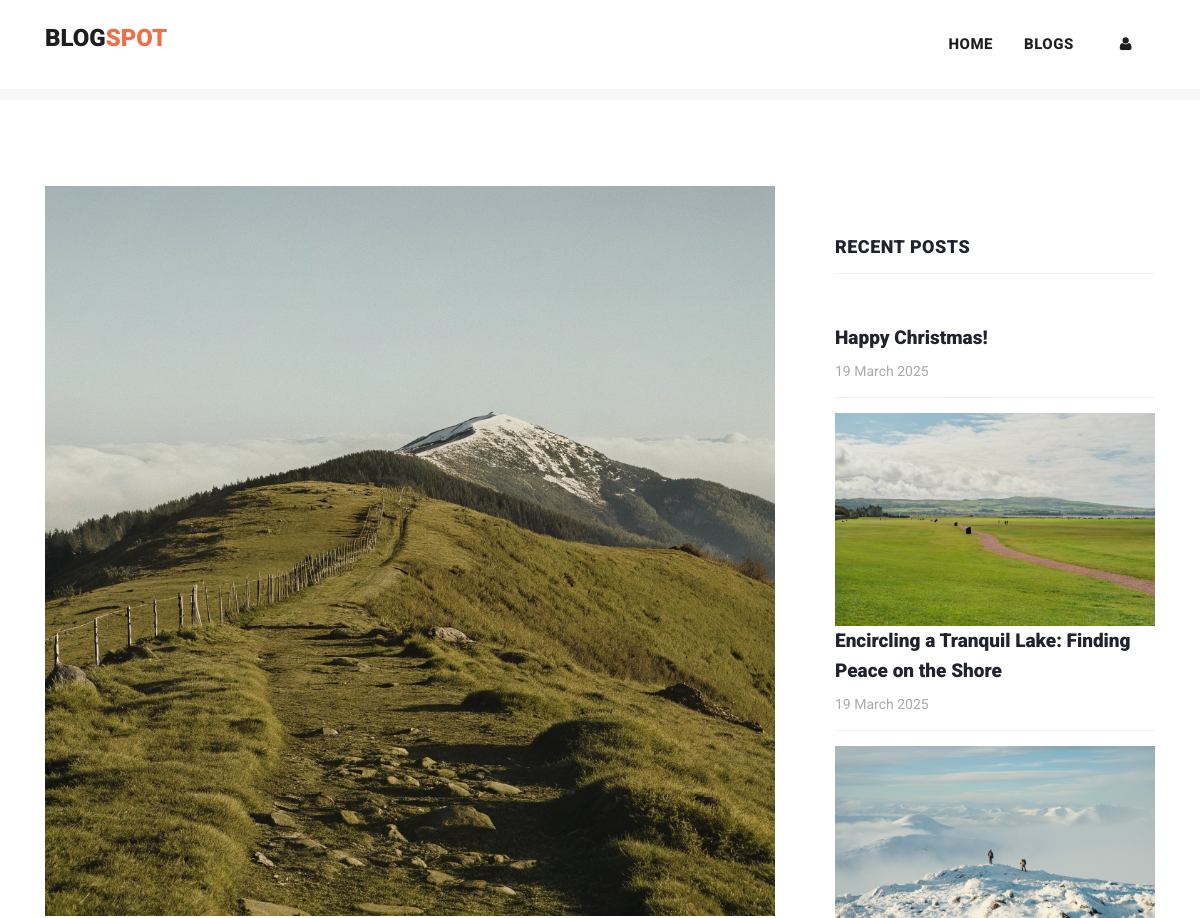
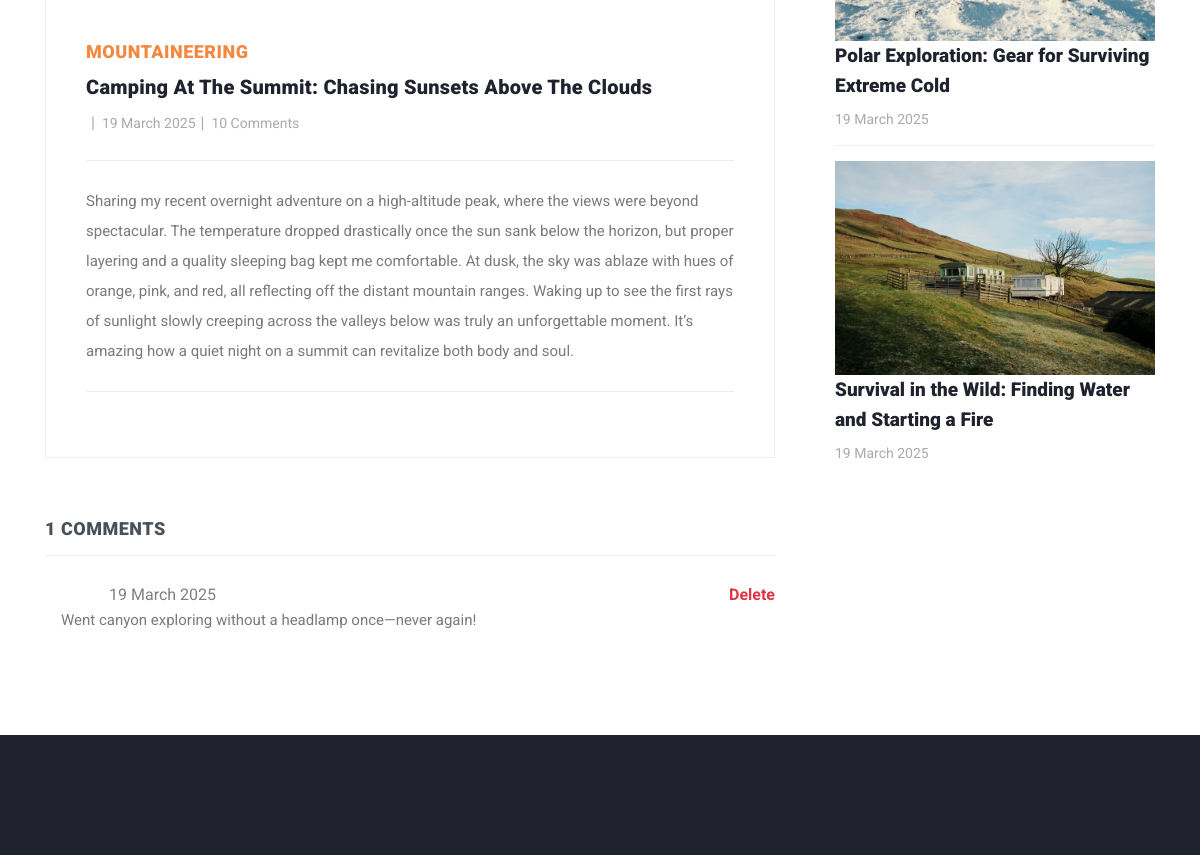
Screenshot of /post/2 with the database file from the repository (2 pictures, top to bottom).
### myapp/models.py (models this page shows, shortened)
class Post(models.Model):
    postname = models.CharField(max_length=255)
    category = models.CharField(max_length=255)
    image_path = models.ImageField(upload_to='images/posts', blank=True, null=True)   # 存储图片路径
    content = models.TextField()
    time = models.CharField(default=time, max_length=100, blank=True)
    likes = models.IntegerField(null=True, blank=True, default=0)
    user_id = models.IntegerField()  # 代替 ForeignKey(User)

class Comment(models.Model):
    content = models.TextField()
    time = models.CharField(default=time, max_length=100, blank=True)
    post_id = models.IntegerField()  # 代替 ForeignKey(Post)
    user_id = models.IntegerField()  # 代替 ForeignKey(User)

### myapp/views.py (the view)
# urls.py: path("post/<int:id>",views.post,name="post"),
def post(request, id):
    post = Post.objects.get(id=id)
    print(post.image_path.url)
    return render(request, "post-details.html", {
        "user": request.user,
        'post': Post.objects.get(id=id),
        'recent_posts': Post.objects.all().order_by("-id"),
        'media_url': settings.MEDIA_URL,
        'comments': Comment.objects.filter(post_id=post.id),
        'total_comments': len(Comment.objects.filter(post_id=post.id))
    })

### templates/post-details.html (shortened to what this page needs)
{% load static %}
<!DOCTYPE html>
<html lang="en">
  <head>
    <link href="https://cdn.jsdelivr.net/npm/bootstrap@5.3.0-alpha3/dist/css/bootstrap.min.css" rel="stylesheet">
    <link href="{% static 'vendor/bootstrap/css/bootstrap.min.css' %}" rel="stylesheet">
    <link rel="stylesheet" href="{% static 'assets/css/fontawesome.css' %}">
    <link rel="stylesheet" href="{% static 'assets/css/templatemo-stand-blog.css' %}">
    <link rel="stylesheet" href="{% static 'assets/css/owl.css' %}">
  </head>
  <body>
    {%include 'header.html'%}
    <section class="blog-posts grid-system">
      <div class="container">
        <div class="row">
          <div class="col-lg-8">
            <div class="all-blog-posts">
              <div class="row">
                <div class="col-lg-12">
                  <div class="blog-post">
                    <div class="blog-thumb">
                      <img src="{{media_url}}{{post.image_path}}" alt="post_image">
                    </div>
                    <div class="down-content">
                      <span>{{post.category}}</span>
                      <a><h4>{{post.postname}}</h4></a>
                      <ul class="post-info">
                        <li><a href="#">{{post.user}}</a></li>
                        <li><a href="#">{{post.time}}</a></li>
                        <li><a href="#">10 Comments</a></li>
                      </ul>
                      <p>{{post.content}}</p>
                    </div>
                  </div>
                </div>
                <div class="col-lg-12">
                  <div class="sidebar-item comments">
                    <div class="sidebar-heading">
                      <h2 class="text-dark-emphasis">{{total_comments}} comments</h2>
                    </div>
                    <div class="content">
                      <ul>
                        {% for comment in comments %}
                        <li style="display: block;">
                          <div class="ps-3">
                            <h5>{{comment.user}}<span class="small text-black-50 px-5 text-danger">{{comment.time}}</span>
                              {% if post.user == user or comment.user == post.user%}
                              <a href="{% url 'deletecomment' comment.id %}" class="small text-danger float-right fw-bold pt-1">Delete</a>
                              {% endif %}
                            </h5>
                            <p>{{comment.content}}</p>
                          </div>
                        </li>
                        {% endfor %}
                      </ul>
                    </div>
                  </div>
                </div>
              </div>
            </div>
          </div>
          <div class="col-lg-4">
            <div class="sidebar">
              <div class="row">
                <div class="col-lg-12">
                  <div class="sidebar-item recent-posts">
                    <div class="sidebar-heading">
                      <h2>Recent Posts</h2>
                    </div>
                    <div class="content">
                      <ul>
                        {% for post in recent_posts|slice:"0:4" %}
                        <li>
                          <img src="'{{media_url}}'{{post.image_path}}" class="img-fluid" alt="">
                          <a href="post-details.html">
                            <a href="{% url 'post' post.id %}" class="text-decoration-none text-dark"><h5>{{post.postname}}</h5></a>
                          <span>{{post.time}}</span>
                        </a></li>
                        {% endfor %}
                      </ul>
                    </div>
                  </div>
                </div>
              </div>
            </div>
          </div>
        </div>
      </div>
    </section>
   {% include "footer.html" %}
  </body>
</html>

### templates/header.html (shortened to what this page needs)
<header class="">
  <nav class="navbar navbar-expand-lg bg-white">
    <div class="container">
      <a class="navbar-brand" href="{% url 'index' %}">
        <h2>Blog<span style="color: rgb(241, 110, 70);">Spot</span></h2>
      </a>
      <div class="collapse navbar-collapse" id="navbarResponsive">
        <ul class="navbar-nav ml-auto">
          <li>
            <a class="nav-link" href="{% url 'index' %}">Home
            </a>
          </li>
          <li class="nav-item">
            <a class="nav-link" href="{% url 'blog' %}">Blogs</a>
          </li>
          {% if user.is_authenticated %}
          <li class="nav-item">
            <a class="nav-link" href="{% url 'create' %}">Create</a>
          </li>
          <li class="nav-item">
            <a class="nav-link" href="{% url 'profile' user.id %}">Profile</a>
          </li>
          <li class="nav-item">
            <a class="nav-link text-primary" href="{% url 'logout' %}">Logout</a>
          </li>
          {% else %}
          <li class="nav-item">
            <a class="nav-link" href="{% url 'signin' %}"><i class="fa fa-user"></i></a>
          </li>
          {% endif %}
        </ul>
      </div>
    </div>
  </nav>
</header>
<div class="main-banner header-text">
  <div class="container-fluid">
    <div class="owl-banner owl-carousel">
    </div>
  </div>
</div>

### templates/footer.html (shortened to what this page needs)
<footer>
</footer>

### static/assets/css/templatemo-stand-blog.css (style rules this page uses)
body { font-family: 'Roboto', sans-serif; overflow-x: hidden; text-rendering: optimizeLegibility; -webkit-font-smoothing: antialiased; -moz-osx-font-smoothing: grayscale; }
p { margin-bottom: 0px; font-size: 15px; font-weight: 400; color: #7a7a7a; line-height: 30px; }
a { text-decoration: none!important; }
ul { padding: 0; margin: 0; list-style: none; }
h1,h2,h3,h4,h5,h6 { margin: 0px; }
header { position: absolute; z-index: 99999; width: 100%; height: 100px; background-color: #f7f7f7; -webkit-transition: all 0.3s ease-in-out 0s; -moz-transition: all 0.3s ease-in-out 0s; -o-transition: all 0.3s ease-in-out 0s; transition: all 0.3s ease-in-out 0s; }
header .navbar { padding: 25px 0px; }
.navbar .navbar-brand { float: left; margin-top: -12px; outline: none; }
.navbar .navbar-brand h2 { color: #1e1e1e; text-transform: uppercase; font-size: 24px; font-weight: 900; -webkit-transition: all .3s ease 0s; -moz-transition: all .3s ease 0s; -o-transition: all .3s ease 0s; transition: all .3s ease 0s; }
#navbarResponsive { z-index: 999; }
.navbar-collapse { text-align: center; }
.navbar .navbar-nav .nav-item { margin: 0px 15px; }
.navbar .navbar-nav a.nav-link { text-transform: capitalize; font-size: 15px; font-weight: 800; text-transform: uppercase; letter-spacing: 0.5px; color: #1e1e1e; transition: all 0.3s; }
.main-banner .container-fluid { padding: 0px 10px; margin-bottom: -24px; }
.owl-banner { padding-top: 110px; }
.blog-posts { margin-top: 100px; }
.blog-posts .blog-post { margin-bottom: 30px; }
.blog-posts .blog-thumb img { width: 100%; overflow: hidden; }
.blog-posts .down-content { padding: 40px; border-right: 1px solid #eee; border-left: 1px solid #eee; border-bottom: 1px solid #eee; }
.blog-posts .down-content span { font-size: 18px; text-transform: uppercase; letter-spacing: 0.5px; font-weight: 900; color: #f48840; }
.blog-posts .down-content h4 { font-size: 24px; text-transform: capitalize; letter-spacing: 0.5px; font-weight: 900; color: #20232e; margin: 10px 0px 12px 0px; }
.blog-posts .down-content ul.post-info li { display: inline-block; margin-right: 8px; }
.blog-posts .down-content ul.post-info li:after { content: '|'; color: #aaa; margin-left: 8px; }
.blog-posts .down-content h4 { font-size: 20px; letter-spacing: 0.25px; }
.grid-system .down-content ul.post-info li { margin-right: 3px; }
.grid-system .down-content ul.post-info li:after { margin-left: 5px; }
.blog-posts .down-content ul.post-info li:last-child::after { display: none; }
.blog-posts .down-content ul.post-info li a { font-size: 14px; color: #aaa; font-weight: 400; transition: all .3s; }
.blog-posts .down-content p { padding: 25px 0px; margin: 25px 0px; border-top: 1px solid #eee; border-bottom: 1px solid #eee; }
.blog-posts .sidebar-heading h2 { font-size: 18px; text-transform: uppercase; font-weight: 900; letter-spacing: 0.5px; color: #20232e; border-bottom: 1px solid #eee; padding-bottom: 15px; margin-bottom: 25px; }
.blog-posts .comments { margin-top: 30px; }
.blog-posts .comments ul li { display: inline-block; margin-bottom: 20px; padding-bottom: 20px; border-bottom: 1px solid #eee; }
.blog-posts .comments ul li:last-child { margin-bottom: 0px; padding-bottom: 0px; border-bottom: none; }
.sidebar { margin-left: 30px; }
.sidebar .sidebar-item { margin-top: 50px; }
.sidebar .sidebar-heading h2 { font-size: 18px; text-transform: uppercase; font-weight: 900; letter-spacing: 0.5px; color: #20232e; border-bottom: 1px solid #eee; padding-bottom: 15px; margin-bottom: 25px; }
.sidebar .recent-posts ul li { margin-bottom: 15px; padding-bottom: 15px; border-bottom: 1px solid #eee; }
.sidebar .recent-posts ul li:last-child { margin-bottom: 0px; padding-bottom: 0px; border-bottom: none; }
.sidebar .recent-posts ul li h5 { font-size: 19px; font-weight: 900; color: #20232e; line-height: 30px; transition: all 0.3s; }
.sidebar .recent-posts ul li span { display: block; font-size: 14px; color: #aaa; margin-top: 8px; }
footer { margin-top: 100px; text-align: center; background-color: #20232e; padding: 60px 0px; }

### templates/footer.html (style rules this page uses)
h4 { text-align: left; color: #dfdada; letter-spacing: 1px; margin-bottom: 20px; font-size: 20px; }
li { text-decoration: none; text-align: left; }
li a { color: rgb(153, 147, 147); }

### rows the page displays
Post: image_path (picture), category "MOUNTAINEERING", postname "Camping At The Summit: Chasing Sunsets Above The Clouds", time "19 March 2025", content "Sharing my recent overnight adventure on a high-altitude peak, where the views were beyond spectacular. The temperature dropped drastically once the sun sank below the horizon, but proper layering and a quality sleeping bag kept me comfortable. At dusk, the sky was ablaze with hues of orange, pink, and red, all reflecting off the distant mountain ranges. Waking up to see the first rays of sunlight slowly creeping across the valleys below was truly an unforgettable moment. It’s amazing how a quiet night on a summit can revitalize both body and soul."
Comment: time "19 March 2025", content "Went canyon exploring without a headlamp once—never again!"
Post: postname "Happy Christmas!", time "19 March 2025"
Post: image_path (picture), postname "Encircling a Tranquil Lake: Finding Peace on the Shore", time "19 March 2025"
Post: image_path (picture), postname "Polar Exploration: Gear for Surviving Extreme Cold", time "19 March 2025"
Post: image_path (picture), postname "Survival in the Wild: Finding Water and Starting a Fire", time "19 March 2025"

### other values shown
{{ total_comments }} "1"
